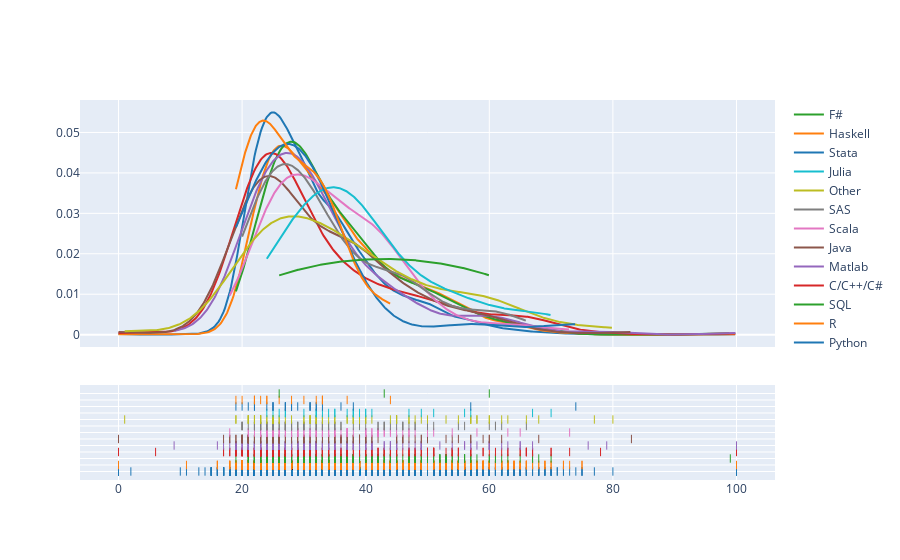

The notebook cell this image was saved under:
### Markdown cell above
파이썬이 R보다 압도적으로 많이 이용되고 있다.

### Code cell
top_lang = mcr['LanguageRecommendationSelect'].value_counts()
top_lang_dist = []
# 언어들중 나이에 미기재된 값을 제거하고, 특정 언어를 추가한다.
for lang in top_lang.index:
    top_lang_dist.append(mcr[(mcr["Age"].notnull()) &
                             (mcr['LanguageRecommendationSelect'] == lang)]['Age'])
group_labels = top_lang.index


# 여기서부터
fig = fig_fact.create_distplot(top_lang_dist, group_labels, show_hist=False)
py.iplot(fig, filename='Language Preferences by Age')
# 내 실력으로는 역부족.. 좀더 공부해보도록하자

### Figure 1 — Plotly figure (JSON) as saved in the notebook; plotly's stock layout.template omitted (floating-point values rounded to 4 significant figures; data arrays with more than 128 entries replaced by an {"elided": "..."} marker saying what was removed)
{"data": [{"legendgroup": "Python", "marker": {"color": "rgb(31, 119, 180)"}, "mode": "lines", "name": "Python", "showlegend": true, "type": "scatter", "x": {"elided": "500 float values"}, "xaxis": "x", "y": {"elided": "500 float values"}, "yaxis": "y"}, {"legendgroup": "R", "marker": {"color": "rgb(255, 127, 14)"}, "mode": "lines", "name": "R", "showlegend": true, "type": "scatter", "x": {"elided": "500 float values"}, "xaxis": "x", "y": {"elided": "500 float values"}, "yaxis": "y"}, {"legendgroup": "SQL", "marker": {"color": "rgb(44, 160, 44)"}, "mode": "lines", "name": "SQL", "showlegend": true, "type": "scatter", "x": {"elided": "500 float values"}, "xaxis": "x", "y": {"elided": "500 float values"}, "yaxis": "y"}, {"legendgroup": "C/C++/C#", "marker": {"color": "rgb(214, 39, 40)"}, "mode": "lines", "name": "C/C++/C#", "showlegend": true, "type": "scatter", "x": {"elided": "500 float values"}, "xaxis": "x", "y": {"elided": "500 float values"}, "yaxis": "y"}, {"legendgroup": "Matlab", "marker": {"color": "rgb(148, 103, 189)"}, "mode": "lines", "name": "Matlab", "showlegend": true, "type": "scatter", "x": {"elided": "500 float values"}, "xaxis": "x", "y": {"elided": "500 float values"}, "yaxis": "y"}, {"legendgroup": "Java", "marker": {"color": "rgb(140, 86, 75)"}, "mode": "lines", "name": "Java", "showlegend": true, "type": "scatter", "x": {"elided": "500 float values"}, "xaxis": "x", "y": {"elided": "500 float values"}, "yaxis": "y"}, {"legendgroup": "Scala", "marker": {"color": "rgb(227, 119, 194)"}, "mode": "lines", "name": "Scala", "showlegend": true, "type": "scatter", "x": {"elided": "500 float values"}, "xaxis": "x", "y": {"elided": "500 float values"}, "yaxis": "y"}, {"legendgroup": "SAS", "marker": {"color": "rgb(127, 127, 127)"}, "mode": "lines", "name": "SAS", "showlegend": true, "type": "scatter", "x": {"elided": "500 float values"}, "xaxis": "x", "y": {"elided": "500 float values"}, "yaxis": "y"}, {"legendgroup": "Other", "marker": {"color": "rgb(188, 189, 34)"}, "mode": "lines", "name": "Other", "showlegend": true, "type": "scatter", "x": {"elided": "500 float values"}, "xaxis": "x", "y": {"elided": "500 float values"}, "yaxis": "y"}, {"legendgroup": "Julia", "marker": {"color": "rgb(23, 190, 207)"}, "mode": "lines", "name": "Julia", "showlegend": true, "type": "scatter", "x": {"elided": "500 float values"}, "xaxis": "x", "y": {"elided": "500 float values"}, "yaxis": "y"}, {"legendgroup": "Stata", "marker": {"color": "rgb(31, 119, 180)"}, "mode": "lines", "name": "Stata", "showlegend": true, "type": "scatter", "x": {"elided": "500 float values"}, "xaxis": "x", "y": {"elided": "500 float values"}, "yaxis": "y"}, {"legendgroup": "Haskell", "marker": {"color": "rgb(255, 127, 14)"}, "mode": "lines", "name": "Haskell", "showlegend": true, "type": "scatter", "x": {"elided": "500 float values"}, "xaxis": "x", "y": {"elided": "500 float values"}, "yaxis": "y"}, {"legendgroup": "F#", "marker": {"color": "rgb(44, 160, 44)"}, "mode": "lines", "name": "F#", "showlegend": true, "type": "scatter", "x": {"elided": "500 float values"}, "xaxis": "x", "y": {"elided": "500 float values"}, "yaxis": "y"}, {"legendgroup": "Python", "marker": {"color": "rgb(31, 119, 180)", "symbol": "line-ns-open"}, "mode": "markers", "name": "Python", "showlegend": false, "type": "scatter", "x": {"elided": "6864 int values"}, "xaxis": "x", "y": {"elided": "6864 str values"}, "yaxis": "y2"}, {"legendgroup": "R", "marker": {"color": "rgb(255, 127, 14)", "symbol": "line-ns-open"}, "mode": "markers", "name": "R", "showlegend": false, "type": "scatter", "x": {"elided": "2609 int values"}, "xaxis": "x", "y": {"elided": "2609 str values"}, "yaxis": "y2"}, {"legendgroup": "SQL", "marker": {"color": "rgb(44, 160, 44)", "symbol": "line-ns-open"}, "mode": "markers", "name": "SQL", "showlegend": false, "type": "scatter", "x": {"elided": "379 int values"}, "xaxis": "x", "y": {"elided": "379 str values"}, "yaxis": "y2"}, {"legendgroup": "C/C++/C#", "marker": {"color": "rgb(214, 39, 40)", "symbol": "line-ns-open"}, "mode": "markers", "name": "C/C++/C#", "showlegend": false, "type": "scatter", "x": {"elided": "304 int values"}, "xaxis": "x", "y": {"elided": "304 str values"}, "yaxis": "y2"}, {"legendgroup": "Matlab", "marker": {"color": "rgb(148, 103, 189)", "symbol": "line-ns-open"}, "mode": "markers", "name": "Matlab", "showlegend": false, "type": "scatter", "x": {"elided": "235 int values"}, "xaxis": "x", "y": {"elided": "235 str values"}, "yaxis": "y2"}, {"legendgroup": "Java", "marker": {"color": "rgb(140, 86, 75)", "symbol": "line-ns-open"}, "mode": "markers", "name": "Java", "showlegend": false, "type": "scatter", "x": {"elided": "138 int values"}, "xaxis": "x", "y": {"elided": "138 str values"}, "yaxis": "y2"}, {"legendgroup": "Scala", "marker": {"color": "rgb(227, 119, 194)", "symbol": "line-ns-open"}, "mode": "markers", "name": "Scala", "showlegend": false, "type": "scatter", "x": [36, 25, 40, 47, 29, 23, 47, 33, 33, 29, 21, 29, 25, 25, 48, 33, 28, 26, 29, 37, 43, 28, 30, 46, 21, 18, 32, 35, 37, 40, 54, 26, 40, 45, 34, 33, 24, 63, 44, 44, 37, 35, 40, 50, 25, 28, 23, 24, 24, 65, 26, 27, 43, 34, 29, 41, 28, 24, 37, 42, 35, 24, 28, 31, 73, 32, 25, 32, 34, 50, 42, 24, 42, 38, 42, 31, 42, 29, 41, 31, 30, 32, 42, 40, 58, 51, 37, 22, 23, 28, 35, 27], "xaxis": "x", "y": ["Scala", "Scala", "Scala", "Scala", "Scala", "Scala", "Scala", "Scala", "Scala", "Scala", "Scala", "Scala", "Scala", "Scala", "Scala", "Scala", "Scala", "Scala", "Scala", "Scala", "Scala", "Scala", "Scala", "Scala", "Scala", "Scala", "Scala", "Scala", "Scala", "Scala", "Scala", "Scala", "Scala", "Scala", "Scala", "Scala", "Scala", "Scala", "Scala", "Scala", "Scala", "Scala", "Scala", "Scala", "Scala", "Scala", "Scala", "Scala", "Scala", "Scala", "Scala", "Scala", "Scala", "Scala", "Scala", "Scala", "Scala", "Scala", "Scala", "Scala", "Scala", "Scala", "Scala", "Scala", "Scala", "Scala", "Scala", "Scala", "Scala", "Scala", "Scala", "Scala", "Scala", "Scala", "Scala", "Scala", "Scala", "Scala", "Scala", "Scala", "Scala", "Scala", "Scala", "Scala", "Scala", "Scala", "Scala", "Scala", "Scala", "Scala", "Scala", "Scala"], "yaxis": "y2"}, {"legendgroup": "SAS", "marker": {"color": "rgb(127, 127, 127)", "symbol": "line-ns-open"}, "mode": "markers", "name": "SAS", "showlegend": false, "type": "scatter", "x": [32, 23, 24, 31, 35, 23, 22, 38, 20, 44, 25, 40, 29, 23, 28, 33, 30, 28, 33, 20, 20, 25, 45, 33, 26, 24, 47, 62, 61, 22, 46, 55, 43, 48, 27, 56, 21, 25, 34, 27, 39, 43, 22, 30, 61, 29, 23, 28, 27, 42, 48, 43, 25, 24, 32, 27, 36, 32, 33, 30, 28, 34, 26, 35, 24, 66, 36, 28, 46, 20, 30, 27, 35, 28, 60, 24, 51, 27, 50, 22, 25, 46, 23, 29, 42, 32], "xaxis": "x", "y": ["SAS", "SAS", "SAS", "SAS", "SAS", "SAS", "SAS", "SAS", "SAS", "SAS", "SAS", "SAS", "SAS", "SAS", "SAS", "SAS", "SAS", "SAS", "SAS", "SAS", "SAS", "SAS", "SAS", "SAS", "SAS", "SAS", "SAS", "SAS", "SAS", "SAS", "SAS", "SAS", "SAS", "SAS", "SAS", "SAS", "SAS", "SAS", "SAS", "SAS", "SAS", "SAS", "SAS", "SAS", "SAS", "SAS", "SAS", "SAS", "SAS", "SAS", "SAS", "SAS", "SAS", "SAS", "SAS", "SAS", "SAS", "SAS", "SAS", "SAS", "SAS", "SAS", "SAS", "SAS", "SAS", "SAS", "SAS", "SAS", "SAS", "SAS", "SAS", "SAS", "SAS", "SAS", "SAS", "SAS", "SAS", "SAS", "SAS", "SAS", "SAS", "SAS", "SAS", "SAS", "SAS", "SAS"], "yaxis": "y2"}, {"legendgroup": "Other", "marker": {"color": "rgb(188, 189, 34)", "symbol": "line-ns-open"}, "mode": "markers", "name": "Other", "showlegend": false, "type": "scatter", "x": [49, 37, 21, 32, 33, 40, 80, 45, 22, 31, 25, 57, 25, 47, 26, 31, 55, 47, 38, 40, 41, 25, 22, 28, 31, 58, 31, 48, 58, 21, 27, 32, 62, 57, 30, 21, 33, 68, 32, 63, 77, 32, 44, 1, 37, 23, 25, 23, 40, 33, 26, 45, 38, 60, 39, 25, 23, 35, 19, 24, 22, 32, 25, 38, 34, 57, 45, 66, 32, 19, 53, 25, 60, 50, 45, 30, 39, 38, 23, 25, 24, 21, 35, 23], "xaxis": "x", "y": ["Other", "Other", "Other", "Other", "Other", "Other", "Other", "Other", "Other", "Other", "Other", "Other", "Other", "Other", "Other", "Other", "Other", "Other", "Other", "Other", "Other", "Other", "Other", "Other", "Other", "Other", "Other", "Other", "Other", "Other", "Other", "Other", "Other", "Other", "Other", "Other", "Other", "Other", "Other", "Other", "Other", "Other", "Other", "Other", "Other", "Other", "Other", "Other", "Other", "Other", "Other", "Other", "Other", "Other", "Other", "Other", "Other", "Other", "Other", "Other", "Other", "Other", "Other", "Other", "Other", "Other", "Other", "Other", "Other", "Other", "Other", "Other", "Other", "Other", "Other", "Other", "Other", "Other", "Other", "Other", "Other", "Other", "Other", "Other"], "yaxis": "y2"}, {"legendgroup": "Julia", "marker": {"color": "rgb(23, 190, 207)", "symbol": "line-ns-open"}, "mode": "markers", "name": "Julia", "showlegend": false, "type": "scatter", "x": [47, 56, 32, 27, 30, 34, 32, 57, 51, 38, 27, 35, 26, 33, 32, 67, 70, 38, 35, 37, 40, 38, 24, 39, 40, 41, 49, 25], "xaxis": "x", "y": ["Julia", "Julia", "Julia", "Julia", "Julia", "Julia", "Julia", "Julia", "Julia", "Julia", "Julia", "Julia", "Julia", "Julia", "Julia", "Julia", "Julia", "Julia", "Julia", "Julia", "Julia", "Julia", "Julia", "Julia", "Julia", "Julia", "Julia", "Julia"], "yaxis": "y2"}, {"legendgroup": "Stata", "marker": {"color": "rgb(31, 119, 180)", "symbol": "line-ns-open"}, "mode": "markers", "name": "Stata", "showlegend": false, "type": "scatter", "x": [32, 27, 25, 22, 20, 24, 21, 32, 29, 31, 57, 28, 27, 31, 33, 27, 25, 22, 28, 38, 36, 25, 31, 28, 74, 19], "xaxis": "x", "y": ["Stata", "Stata", "Stata", "Stata", "Stata", "Stata", "Stata", "Stata", "Stata", "Stata", "Stata", "Stata", "Stata", "Stata", "Stata", "Stata", "Stata", "Stata", "Stata", "Stata", "Stata", "Stata", "Stata", "Stata", "Stata", "Stata"], "yaxis": "y2"}, {"legendgroup": "Haskell", "marker": {"color": "rgb(255, 127, 14)", "symbol": "line-ns-open"}, "mode": "markers", "name": "Haskell", "showlegend": false, "type": "scatter", "x": [24, 33, 37, 30, 33, 19, 33, 22, 32, 20, 22, 23, 28, 22, 24, 26, 44], "xaxis": "x", "y": ["Haskell", "Haskell", "Haskell", "Haskell", "Haskell", "Haskell", "Haskell", "Haskell", "Haskell", "Haskell", "Haskell", "Haskell", "Haskell", "Haskell", "Haskell", "Haskell", "Haskell"], "yaxis": "y2"}, {"legendgroup": "F#", "marker": {"color": "rgb(44, 160, 44)", "symbol": "line-ns-open"}, "mode": "markers", "name": "F#", "showlegend": false, "type": "scatter", "x": [43, 26, 60], "xaxis": "x", "y": ["F#", "F#", "F#"], "yaxis": "y2"}], "layout": {"barmode": "overlay", "hovermode": "closest", "legend": {"traceorder": "reversed"}, "xaxis": {"anchor": "y2", "domain": [0, 1], "zeroline": false}, "yaxis": {"anchor": "free", "domain": [0.35, 1], "position": 0}, "yaxis2": {"anchor": "x", "domain": [0, 0.25], "dtick": 1, "showticklabels": false}}}
